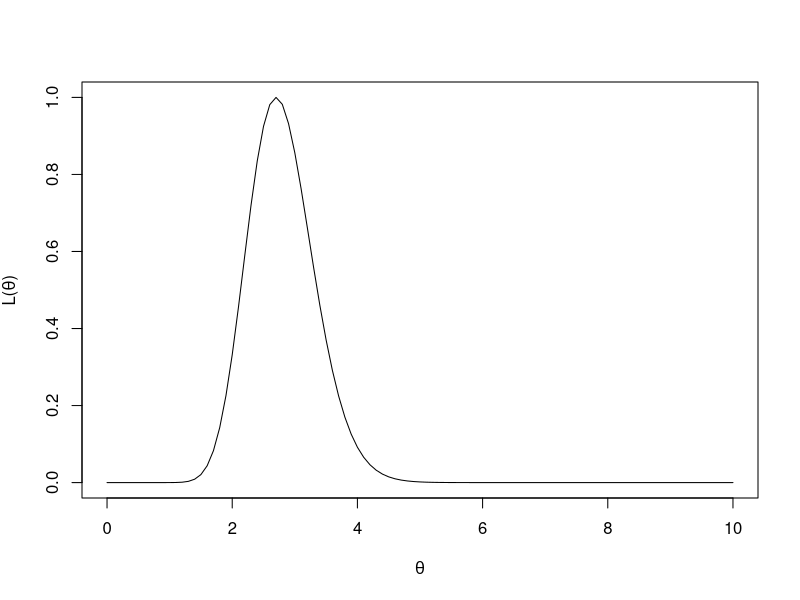
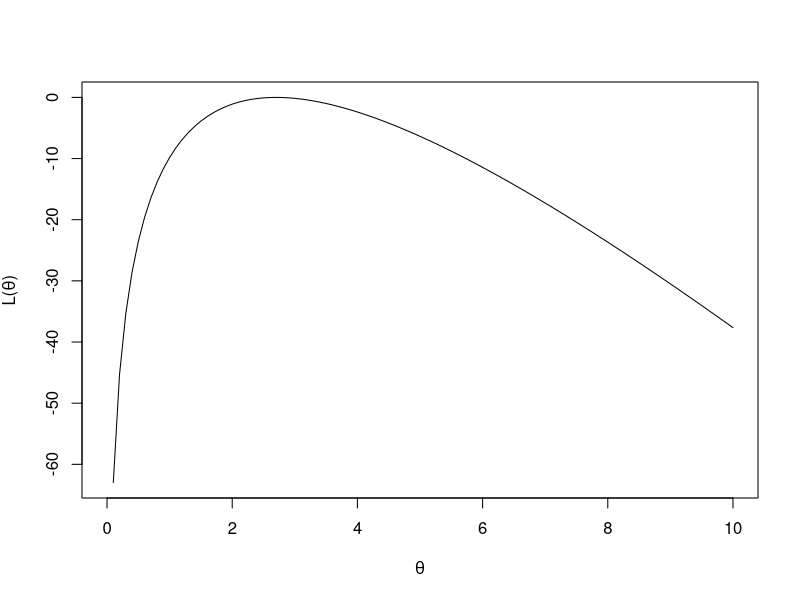
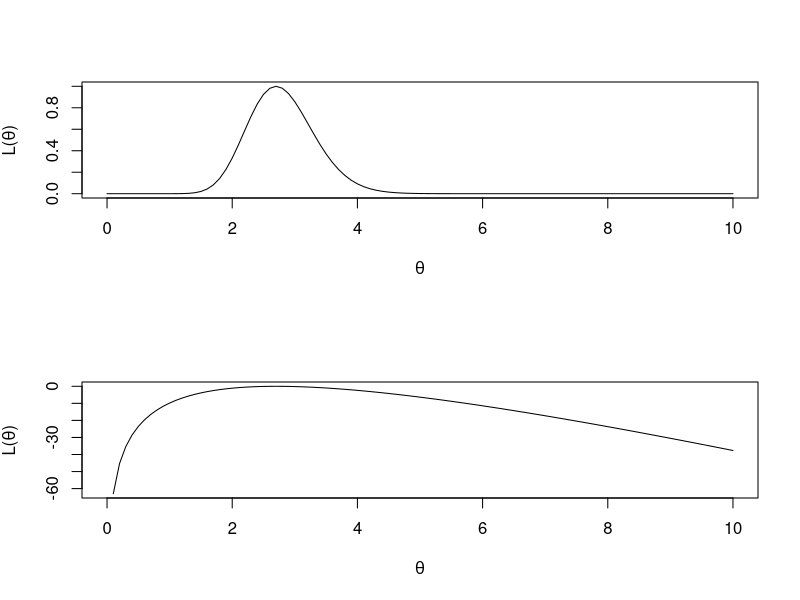

The R source for these figures, in order:
#----------------------------------------------------------------------------------
# Possibile (ma non necessariamente unica) soluzione del compito 7 assegnato
#----------------------------------------------------------------------------------

#----------------------------------------------------------------------------------
# TRACCIA
# Sia X una variabile casuale di Poisson con parametro lambda.
# Il numero di incidenti stradali osservati in 10 giornate senza pioggia scelte 
# a caso sulla strada Casilina è stato di:
#			4 0 6 5 2 1 2 0 4 3
# ● Costruire e rappresentare la funzione di verosimiglianza per tale campione 
#	di osservazioni
# ● Costruire e rappresentare la funzione di log-verosimiglianza per tale campione 
#	di osservazioni
#----------------------------------------------------------------------------------

#funzione di verosimiglianza della v.c. di Poisson
verosimPoisson <- function(teta, campione){
	n <- length(campione)
	fattore1 <- exp(-n * teta)
	fattore2 <- teta ^ sum(campione)
	fattore1 * fattore2
}

#in alternativa le 4 istruzioni usate potevano essere scritte su una sola riga
#come nella seguente versione della stessa funzione
#
#	verosimPoisson <- function(teta, campione){
#		exp(-length(campione) * teta) * (teta^sum(campione))
#	}

#funzione di log-verosimiglianza della v.c. di Poisson
logVerosimPoisson <- function(teta, campione){
	n <- length(campione)
	addendo1 <- -n * teta
	addendo2 <- sum(campione) * log(teta)
	addendo1 + addendo2
}

#in alternativa le 4 istruzioni usate potevano essere scritte su una sola riga
#come nella seguente versione della stessa funzione
#
#	logVerosimPoisson <- function(teta, campione){
#		(-length(campione) * teta) + (sum(campione) * log(teta))
#	}

#vettore dove memorizzo il campione osservato
campioneOsservato <- c(4, 0, 6, 5, 2, 1, 2, 0, 4, 3)

#prove di chiamate per la funzione di verosimiglianza
verosimPoisson(5, campioneOsservato)
verosimPoisson(7, campioneOsservato)
verosimPoisson(c(5, 7), campioneOsservato)

#prove di chiamate per la funzione di log-verosimiglianza
logVerosimPoisson(5, campioneOsservato)
logVerosimPoisson(7, campioneOsservato)
logVerosimPoisson(c(5, 7), campioneOsservato)

#definisco un vettore di teta stabilendo una griglia di valori sullo spazio parametrico
ascisse <- seq(0, 10, by=0.1)

#calcolo e normalizzo la funzione di verosimiglianza su tale griglia
ordinate <- verosimPoisson(ascisse, campioneOsservato)
ordinate <- ordinate / max(ordinate)
#
#rappresento graficamente la funzione di verosimiglianza ottenuta
plot(ascisse, ordinate, type="l",
	xlab=expression(theta),
	ylab=expression(paste("L(",theta,")")))

#calcolo e normalizzo la funzione di verosimiglianza sulla griglia
#costruita sullo spazio parametrico
logOrdinate <- logVerosimPoisson(ascisse, campioneOsservato)
logOrdinate <- logOrdinate - max(logOrdinate)
#
#rappresento graficamente la funzione di log-verosimiglianza ottenuta
plot(ascisse, logOrdinate, type="l",
	xlab=expression(theta),
	ylab=expression(paste("L(",theta,")")))


#rappresento graficamente la funzione di verosimiglianza e la funzione di log-verosimiglianza
#sullo stesso grafico
par(mfrow=c(2,1))
plot(ascisse, ordinate, type="l",
	xlab=expression(theta),
	ylab=expression(paste("L(",theta,")")))
plot(ascisse, logOrdinate, type="l",
	xlab=expression(theta),
	ylab=expression(paste("L(",theta,")")))
par(mfrow=c(1,1))

